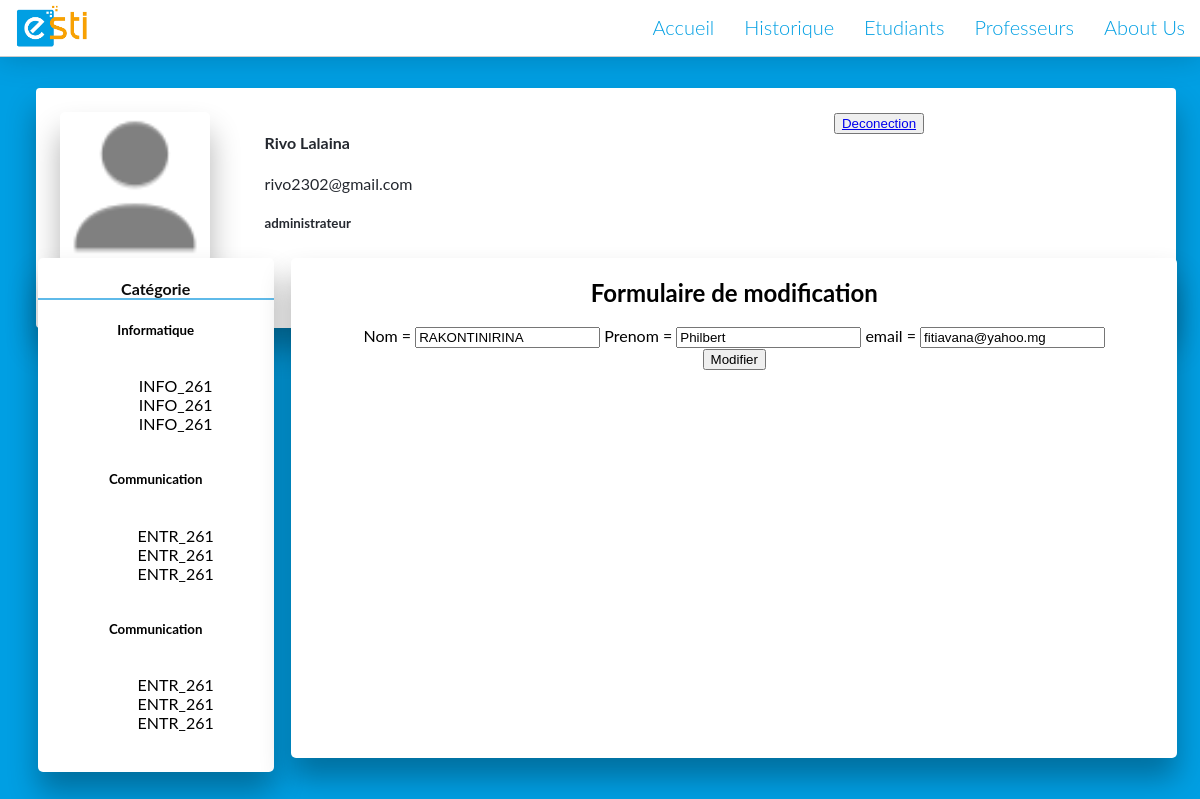
/index.php?action=modifier&type=etudiant&id=9 (signed in), run on the app's committed database.
### tables this page shows
CREATE TABLE `user` (
  `id` int NOT NULL,
  `nom` char(50) NOT NULL,
  `prenom` char(50) NOT NULL,
  `email` varchar(50) NOT NULL,
  `mdp` varchar(250) NOT NULL,
  `profile` varchar(50) DEFAULT NULL,
  `idType` int NOT NULL
);

### Controller/controller.php (called while the page is built, shortened)
<?php
    require_once ("Models/M_user.php");
    function modifier($id){
        $user = new user();
        $details = $user -> details($id);
        require("Views/modifier.php");
    }

### Models/M_options.php (called while the page is built, shortened)
<?php
class options extends CONNECT_BDD
{
    public function list_option ($type){
        $bdd = $this -> dbconnect();
        $query = $bdd -> prepare ("SELECT nom , lien FROM options WHERE idType = ? ORDER BY id DESC");
        $query -> execute(array($type,));
        $nom = array ();
        $lien = array();
        while ($data = $query -> fetch()){
            array_push($lien, $data["lien"]);
            array_push($nom, $data["nom"]);
        }
        return [$lien, $nom];
    }
}

### Models/M_user.php (called while the page is built, shortened)
<?php
class user extends CONNECT_BDD
{
    public function details($id){
        $bdd = $this -> dbConnect();
        $sql = $bdd -> prepare ("SELECT id, nom ,prenom ,email   FROM user U WHERE U.id = ? LIMIT 1") ;
        $sql -> execute (array ($id   ,));
        $query =$sql -> fetch();
        $result = array ();
        array_push($result, $query["id"]);
        array_push($result, $query["nom"]);
        array_push($result, $query["prenom"]);
        array_push($result, $query["email"]);
        return $result;
   }
}

### Views/modifier.php (the view, shortened to what this page needs)
<!DOCTYPE html>
<html lang="en">
<head>
</head>
<body>
</body>
</html>
<!DOCTYPE html>
<html>
	<head lang="fr">
		<link rel="stylesheet" type="text/css" href="Assets/css/template.css">
	</head>
  	<body>
		<header id="header">
				<nav class="menu">
					<img src="Assets/img/logo.png" id="logo" alt="Logo ESTI">
					<?php
						require_once ("Models/M_options.php");
						$type = $_SESSION["idType"];
						$ls = $options -> list_option ($type);
						foreach ($ls[0] as $key => $value) {
							echo "<a href='".$ls[0][$key] ."'class='options'>".$ls[1][$key]."</a>";
						}
					?>
				</nav>
		</header>
		<div class="nav">
			<div id="container-user">
				<div id="user-avatar">
					<img src=<?php echo ($_SESSION["profile"]);?> id="avatar" alt="-votre-avatar">
				</div>
				<div id="user-info">
					<h4 id="name"><?php echo ($_SESSION["prenom"]);?></h4>
					<span id="email"><?php echo ($_SESSION["email"]);?></span>
					<h5 id="fontion"><?php echo ($_SESSION["type"]);?></h5>
				</div>
			</div>
			<div id="container-tool">
				<button id="logout-btn"><a href="index.php?action=deconnecter">Deconection</a></button>
			</div>
		</div>
			<main>
				<section id="panel" class="card">
					<h4>Catégorie</h4>
						<h5>Informatique</h5>
							<ul>
								<li>INFO_261</li>
								<li>INFO_261</li>
								<li>INFO_261</li>
							</ul>
						<h5>Communication</h5>
							<ul>
								<li>ENTR_261</li>
								<li>ENTR_261</li>
								<li>ENTR_261</li>
							</ul>
						<h5>Communication</h5>
							<ul>
								<li>ENTR_261</li>
								<li>ENTR_261</li>
								<li>ENTR_261</li>
							</ul>
				</section>
				<section id="central" class="card">
                    <h1>Formulaire de modification</h1>
                    <form action="index.php?action=update" method="post">
                            Nom = <input type="text" name="nom" id="" value = <?=$details[1]?>>
                            Prenom  =  <input type="text" name="prenom" id="" value = <?=$details[2]?>>
                            email =  <input type="text" name="email" id="" value = <?=$details[3]?>>
                            <br>
                        <input type="submit" value="Modifier">
                    </form>
				</section>
			</main>
	</body>
</html>

### Assets/css/template.css (style rules this page uses)
html { background-color: #009FE3; }
body { color: #eee; font-family: 'Lato', sans-serif; font-size: 62.5%; padding: 0 20px; }
#header { position: absolute; top: 0; left: 0; width: 100%; right: 0; }
.menu { background-color: #ffff; border-bottom: 1px solid #0003; box-shadow: 0 0 32px #0003; font-size: 2em; font-weight: 300; width: 100%; height: 10%; display: inline-block; padding-left: 1% }
.menu > a { color: #009FE3; padding: .75em; text-align: center; text-decoration: none; bottom: 0; float: right; border-bottom: 2px solid #ffff; }
#logo { float: left; width:80px; }
* { box-sizing: border-box; }
.nav { display: inline-block; background-color: #ffff; width: 95%; font-size: medium; min-height: 30%; padding: 2%; color: #24282F; border-radius: 4px; box-shadow: 0 20px 30px 0 rgba(0,0,0,0.3); position: absolute; top: 11%; left: 3%; right: 0; text-align: center; }
#avatar { width:150px; border-radius: 5px; box-shadow: 0 20px 30px 0 rgba(0,0,0,0.3); }
#container-user { width: 50%; float: left; }
#user-avatar { float: left; }
#user-info { text-align: left; float: left; padding-left: 10%; height: 30%; }
main { font-size: medium; position: absolute; margin-top:20%; color: black; width: 100%; padding : 0.8%; }
.card { text-align: center; background-color: white; border-radius: 5px; background: #fff; box-shadow: 0 20px 30px 0 rgba(0,0,0,0.3); padding-bottom: 2%; min-height: 500px; }
#panel { float:left; width: 20%; }
section>h4 { text-align: center; color: #0d0d0d; border-bottom: 2px solid #5fbae9; }
#central { margin-right: 3.5%; float:right; width: 75%; }
section>ul { list-style: none; display: inline-block; }

### data on the page
user: nom "RAKONTINIRINA", prenom "Philbert", email "fitiavana@yahoo.mg"

### other printed values
$ls[1][$key] "About Us"
$ls[1][$key] "Professeurs"
$ls[1][$key] "Etudiants"
$ls[1][$key] "Historique"
$ls[1][$key] "Accueil"
$_SESSION["prenom"] "Rivo Lalaina"
$_SESSION["email"] "rivo2302@gmail.com"
$_SESSION["type"] "administrateur"
